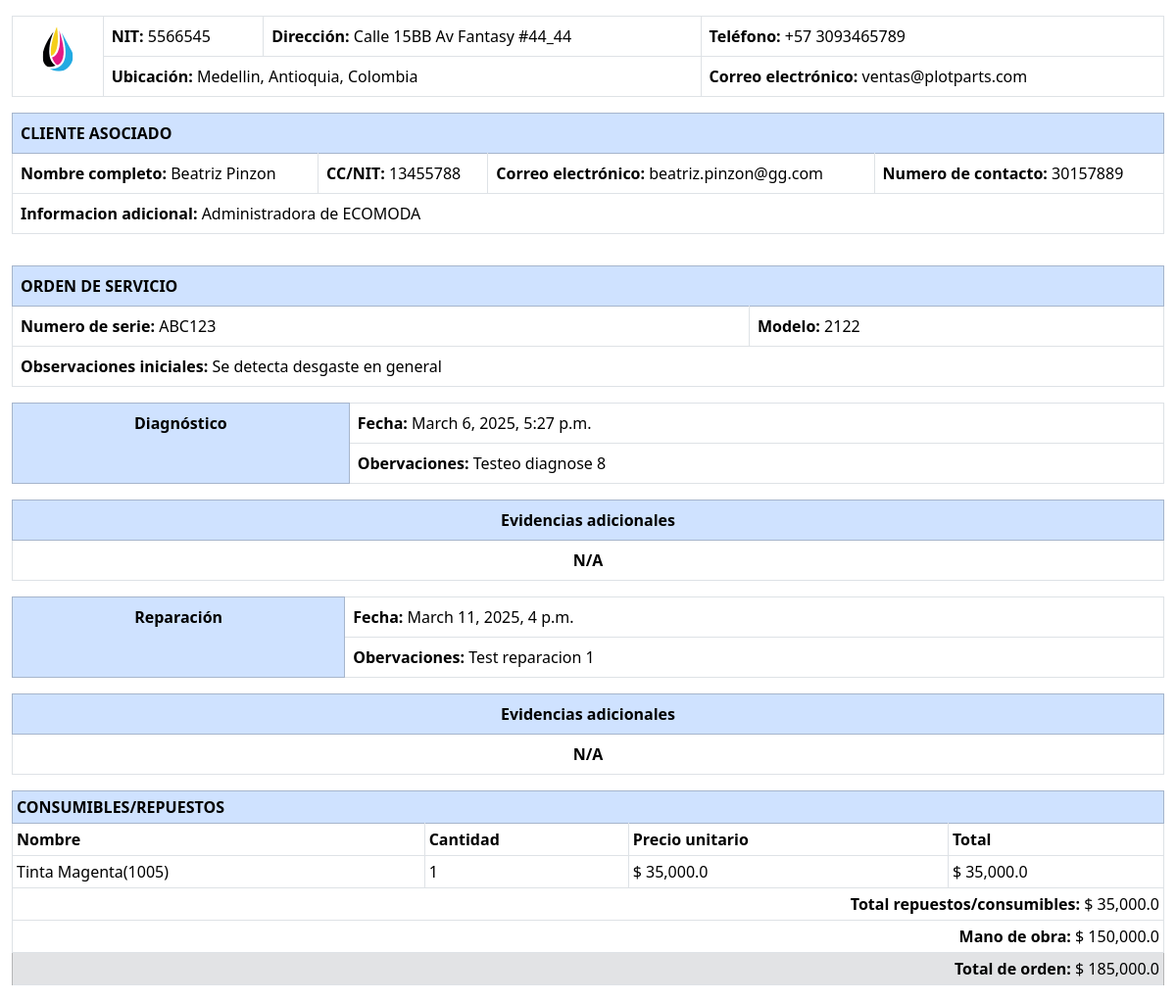
The page /service_orders/report/1 on the database its author committed.
### core/models.py (models this page shows, shortened)
class CoreInformation(models.Model):
    company_name = models.CharField(verbose_name='Nombre', max_length=50)
    company_address = models.CharField(verbose_name='Dirección', max_length=50)
    company_id = models.CharField(verbose_name='NIT', max_length=50)
    company_contact_phone = models.CharField(verbose_name='Teléfonos de contacto', max_length=50)
    company_location = models.TextField(verbose_name='Ubicación', max_length=100)
    company_email = models.EmailField(verbose_name='Correo electrónico', max_length=50)
    company_logo = models.ImageField(verbose_name='Logo', upload_to='CoreInfo/', height_field=None, width_field=None, max_length=None)
    class Meta:
        verbose_name = 'CoreInfo'
        verbose_name_plural = 'CoreInfo'

### assets/models.py (models this page shows, shortened)
class Asset(models.Model):
    class AssetTypes(models.IntegerChoices):
        customer = (1,'Cliente')
        supplier = (2,'Proveedor')
        __empty__ = ('-- Tipo de Asset --')
    class AssetDocumentTypes(models.IntegerChoices):
        nit = (1,'NIT')
        local_id = (2,'CC')
        __empty__ = ('-- Tipo de documento --')
    class AssetStatus(models.IntegerChoices):
        enable = (1,'Activo')
        disable = (0,'Inactivo')
    name = models.CharField(verbose_name='Nombre',max_length=200)
    type = models.IntegerField(verbose_name='Tipo',choices=AssetTypes)
    document_type = models.IntegerField(verbose_name='Tipo de documento',choices=AssetDocumentTypes.choices)
    document_id = models.CharField(verbose_name='Numero de documento',max_length=200,unique=True)
    email = models.EmailField(verbose_name='Correo electrónico',max_length=200)
    phone = models.CharField(verbose_name='Teléfono de contacto',max_length=200)
    extra_info = models.TextField(verbose_name='Información adicional',max_length=500,blank=True)
    createtime = models.DateTimeField(verbose_name='Fecha/Hora de creación', auto_now_add=True)
    updatetime = models.DateTimeField(verbose_name='Fecha/Hora ultima actualización', auto_now=True)
    status = models.IntegerField(verbose_name='Estado',choices=AssetStatus.choices,default=AssetStatus.enable)
    class Meta:
        verbose_name = 'Asset'
        verbose_name_plural = 'Assets'
        ordering = ['name']

### service_order/models.py (models this page shows, shortened)
class ServiceOrder(models.Model):
    customer = models.ForeignKey(verbose_name='Cliente',to=Asset, on_delete=models.PROTECT)
    serial = models.CharField(verbose_name='Numero de serie', max_length=50)
    model = models.CharField(verbose_name='Modelo', max_length=50)
    flowStatus = models.IntegerField(verbose_name='Estado de la orden',choices=ServiceOrder_Flowtatus.choices, default=ServiceOrder_Flowtatus.pendingDiagnose)
    registry_comments = models.TextField(verbose_name='Observaciones iniciales', blank=False)
    diagnose_date = models.DateTimeField(verbose_name='Fecha de diagnóstico', blank=False, null=True)
    diagnose_comments = models.TextField(verbose_name='Observaciones de diagnostico', blank=False, null=True)
    repair_date = models.DateTimeField(verbose_name='Fecha de reparación', blank=False, null=True)
    repair_comments = models.TextField(verbose_name='Observaciones de reparación', blank=False, null=True)
    cancel_date = models.DateTimeField(verbose_name='Fecha de cancelación', blank=False, null=True)
    cancel_comments = models.TextField(verbose_name='Motivo de cancelación', blank=False, null=True)
    consumables_total = models.FloatField(verbose_name='Total de consumibles', default=0)
    status = models.IntegerField(verbose_name='Estado',choices=ServiceOrder_status.choices, default=ServiceOrder_status.enable)
    services_total = models.FloatField(verbose_name='Total del servicio', default=0)
    services_description = models.TextField(verbose_name='Observaciones del servicio', blank=False, null=True)
    createtime = models.DateTimeField(verbose_name='Fecha de creación', auto_now_add=True)
    updatetime = models.DateTimeField(verbose_name='Fecha de ultima actualización', auto_now=True)
    class Meta():
        verbose_name = "Order"
        verbose_name_plural = "Orders"
        ordering = ['id']

class ServiceOrderConsumption(models.Model):
    service_order = models.ForeignKey(verbose_name='Orden de servicio', to=ServiceOrder, on_delete=models.CASCADE, limit_choices_to={'flowStatus':3,'status':1})
    inventory_code = models.ForeignKey(verbose_name='Codigo de inventario', to=Inventory, on_delete=models.PROTECT, limit_choices_to={'status':1})
    quantity = models.IntegerField(verbose_name='Cantidad')
    unit_price = models.FloatField(verbose_name='Precio unitario',null=True,blank=True)
    total = models.FloatField(verbose_name='Total',null=True,blank=True)
    createtime = models.DateTimeField(verbose_name='Fecha de creación', auto_now_add=True)
    status = models.IntegerField(verbose_name='Estado',choices=ServiceOrder_status.choices, default=ServiceOrder_status.enable)
    class Meta():
        verbose_name = "Consumption"
        verbose_name_plural = "Consumptions"
        ordering = ['id']

### inventory/models.py (models this page shows)
class Inventory(models.Model):
    code = models.ForeignKey(verbose_name='Código', to=InventoryCodes, on_delete=models.PROTECT)
    available_quantity = models.IntegerField(verbose_name='Cantidad disponible', default=0, blank=True)
    extra_info = models.TextField(verbose_name='Información adicional')
    status = models.IntegerField(verbose_name='Estado',choices=Status.choices, default=Status.enable)
    createtime = models.DateTimeField(verbose_name='Fecha/hora de creación', auto_now_add=True)
    updatetime = models.DateTimeField(verbose_name='Fecha/hora de modificación', auto_now=True)
    class Meta:
        verbose_name = "Current stock"
        verbose_name_plural = "Current stocks"
        ordering = ['code']
    def __str__(self):
        return f'{str(self.code)}'

class InventoryCodes(models.Model):
    class IntentoryType(models.IntegerChoices):
        spare_part = (1,'Repuesto')
        ink = (2,'Tinta')
        other = (3,'Otro')
        __empty__ = ('-- Tipo --')
    code = models.CharField(verbose_name='Código', max_length=50, unique=True)
    name = models.CharField(verbose_name='Nombre', max_length=100)
    type = models.IntegerField(verbose_name='Tipo', choices=IntentoryType)
    supplier = models.ForeignKey(to=Asset, verbose_name='Proovedor', on_delete = models.PROTECT)
    inbound_price = models.FloatField(verbose_name='Precio venta', default=0)
    outbound_price = models.FloatField(verbose_name='Precio compra', default=0)
    extra_info = models.TextField(verbose_name='Información adicional')
    status = models.IntegerField(verbose_name='Estado',choices=Status.choices, default=Status.enable)
    createtime = models.DateTimeField(verbose_name='Fecha/hora de creación', auto_now_add=True)
    updatetime = models.DateTimeField(verbose_name='Fecha/hora de modificación', auto_now=True)
    class Meta:
        verbose_name = "Code"
        verbose_name_plural = "Codes"
        ordering = ['code']
    def __str__(self):
        return f'{self.name}({self.code})'

### service_order/views.py (the view)
class ServiceOrder_ReportView(DetailView):
    model = ServiceOrder
    template_name = 'service_order/serviceOrder_report.html'
    context_object_name = 'serviceOrder'
    def get_context_data(self, **kwargs):
        serviceOrder = self.get_object()
        core_info = CoreInformation.objects.get(id=1)
        customer = Asset.objects.get(id=serviceOrder.customer_id)
        consumblesResults = ServiceOrderConsumption.objects.filter(service_order=serviceOrder.id).order_by('-createtime')
        context = super().get_context_data(**kwargs)
        context['active_link'] = 'service_orders'
        context['coreInfo'] = core_info
        context['serviceOrder'] = serviceOrder
        context['customer'] = customer
        context['consumblesResults'] = consumblesResults
        context['serviceOrder_Total'] = serviceOrder.services_total + serviceOrder.consumables_total
        return context

### service_order/templates/service_order/serviceOrder_report.html (shortened to what this page needs)
{% load humanize %}
<!DOCTYPE html>
<html lang="en">
<head>
    <link href="https://cdn.jsdelivr.net/npm/bootstrap@5.3.3/dist/css/bootstrap.min.css" rel="stylesheet">
    <link rel="stylesheet" href="https://cdn.jsdelivr.net/npm/bootstrap-icons@1.11.3/font/bootstrap-icons.min.css">
</head>
<body>
    <div class='container-fluid'>
        <div class="row">
            <div class="col-12 mt-3">
                <table class='table table-bordered'>
                    <tr>
                        <th rowspan='2' class='text-center'><img class='img-fluid' src="{{coreInfo.company_logo.url}}" alt=""></th>
                        <td><strong>NIT:</strong> <span>{{coreInfo.company_id}}</span></td>
                        <td><strong>Dirección:</strong> <span>{{coreInfo.company_address}}</span></td>
                        <td><strong>Teléfono:</strong> <span>{{coreInfo.company_contact_phone}}</span></td>
                    </tr>
                    <tr>
                        <td colspan='2'><strong>Ubicación:</strong> <span>{{coreInfo.company_location}}</span></td>
                        <td colspan='2'><strong>Correo electrónico:</strong> <span>{{coreInfo.company_email}}</span></td>
                    </tr>
                </table>
            </div>
        </div>
        <div class="row">
            <div class="col-12">
                <table class='table table-bordered'>
                    <tr class='table-primary'>
                        <th colspan='4' class='text-uppercase'>Cliente asociado</th>
                    </tr>
                    <tr>
                        <td><strong>Nombre completo:</strong> <span>{{customer.name}}</span></td>
                        <td><strong>CC/NIT:</strong> <span>{{customer.document_id}}</span></td>
                        <td><strong>Correo electrónico:</strong> <span>{{customer.email}}</span></td>
                        <td><strong>Numero de contacto:</strong> <span>{{customer.phone}}</span></td>
                    </tr>
                    <tr>
                        <td colspan='4'><strong>Informacion adicional:</strong> <span>{{customer.extra_info}}</span></td>
                    </tr>
                </table>
            </div>
        </div>
        <div class="row">
            <div class="col-12">
                <table class='table table-bordered mt-3'>
                    <tr class='table-primary'>
                        <th colspan='2' class='text-uppercase'>Orden de servicio</th>
                    </tr>
                    <tr>
                        <td><strong>Numero de serie:</strong> <span>{{serviceOrder.serial}}</span></td>
                        <td><strong>Modelo:</strong> <span>{{serviceOrder.model}}</span></td>
                    </tr>
                    <tr>
                        <td colspan='2'><strong>Observaciones iniciales:</strong> <span>{{serviceOrder.registry_comments}}</span></td>
                    </tr>
                </table>
            </div>
        </div>
        <div class="row">
            <div class="col-12">
                <table class='table table-bordered'>
                    <tr>
                        <th rowspan='2' style='background-color:#cfe2ff;border:0.5px solid #a6b5cc;' class='text-center'>Diagnóstico</th>
                        <td><strong>Fecha:</strong> <span>{{serviceOrder.diagnose_date}}</span></td>
                    </tr>
                    <tr>
                        <td colspan='2'><strong>Obervaciones:</strong> <span>{{serviceOrder.diagnose_comments}}</span></td>
                    </tr>
                </table>
            </div>
        </div>
        <div class="row">
            <div class="col-12">
                <table class='table table-bordered'>
                    <tr class='table-primary'>
                        <th colspan='3' class='table-primary text-center'>Evidencias adicionales</th>
                    </tr>
                    <tr>
                        <th colspan='3' class='text-center'>N/A</th>
                    </tr>
                </table>
            </div>
        </div>
        <div class="row">
            <div class="col-12">
                <table class='table table-bordered'>
                    <tr>
                        <th rowspan='2' style='background-color:#cfe2ff;border:0.5px solid #a6b5cc;' class='text-center'>Reparación</th>
                        <td><strong>Fecha:</strong> <span>{{serviceOrder.repair_date}}</span></td>
                    </tr>
                    <tr>
                        <td colspan='2'><strong>Obervaciones:</strong> <span>{{serviceOrder.repair_comments}}</span></td>
                    </tr>
                </table>
            </div>
        </div>
        <div class="row">
            <div class="col-12">
                <table class='table table-bordered'>
                    <tr class='table-primary'>
                        <th colspan='3' class='table-primary text-center'>Evidencias adicionales</th>
                    </tr>
                    <tr>
                        <th colspan='3' class='text-center'>N/A</th>
                    </tr>
                </table>
            </div>
        </div>
        <div class="row">
            <div class="col-12">
                <table class='table table-bordered table-sm'>
                    <tr class='table-primary'>
                        <th colspan='4' class='text-uppercase'>Consumibles/Repuestos</th>
                    </tr>
                    <tr>
                        <th>Nombre</th>
                        <th>Cantidad</th>
                        <th>Precio unitario</th>
                        <th>Total</th>
                    </tr>
                    {% if consumblesResults|length > 0 %}
                        {% for item in consumblesResults %}
                            <tr>
                                <td>{{item.inventory_code}}</td>
                                <td>{{item.quantity}}</td>
                                <td>$ {{item.unit_price|intcomma}}</td>
                                <td>$ {{item.total|intcomma}}</td>
                            </tr>
                        {% endfor %}
                    {% else %}
                        <tr>
                            <th colspan='4' class='text-center'>N/A</th>
                        </tr>
                    {% endif %}
                    <tr>
                        <td colspan='4' class='text-end' style='text-align:right;'><strong>Total repuestos/consumibles:</strong> <span>$ {{serviceOrder.consumables_total|intcomma}}</span></td>
                    </tr>
                    <tr>
                        <td colspan='4' class='text-end' style='text-align:right;'><strong>Mano de obra:</strong> <span>$ {{serviceOrder.services_total|intcomma}}</span></td>
                    </tr>
                    <tr>
                        <td colspan='4' class='text-end table-secondary'><strong>Total de orden:</strong> <span>$ {{serviceOrder_Total|intcomma}}</span></td>
                    </tr>
                </table>
            </div>
        </div>
    </div>
</body>
</html>

### rows shown on the page
CoreInformation: company_logo (picture), company_id "5566545", company_address "Calle 15BB Av Fantasy #44_44", company_contact_phone "+57 3093465789", company_location "Medellin, Antioquia, Colombia", company_email "ventas@plotparts.com"
Asset: name "Beatriz Pinzon", document_id "13455788", email "beatriz.pinzon@gg.com", phone "30157889", extra_info "Administradora de ECOMODA"
ServiceOrder: serial "ABC123", model "2122", registry_comments "Se detecta desgaste en general", diagnose_date "March 6, 2025, 5:27 p.m.", diagnose_comments "Testeo diagnose 8", repair_date "March 11, 2025, 4 p.m.", repair_comments "Test reparacion 1", consumables_total "35,000.0", services_total "150,000.0"
ServiceOrderConsumption: inventory_code "Tinta Magenta(1005)", quantity "1", unit_price "35,000.0", total "35,000.0"

### other values the page prints
{{ serviceOrder_Total|intcomma }} "185,000.0"
